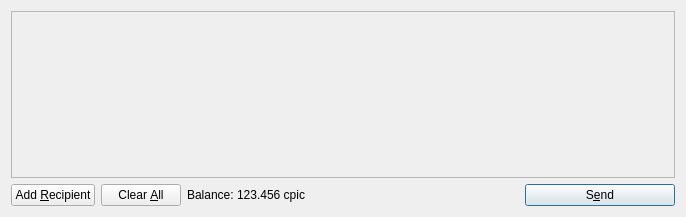
<?xml version="1.0" encoding="UTF-8"?>
<ui version="4.0">
 <class>SendCoinsDialog</class>
 <widget class="QDialog" name="SendCoinsDialog">
  <property name="geometry">
   <rect>
    <x>0</x>
    <y>0</y>
    <width>686</width>
    <height>217</height>
   </rect>
  </property>
  <property name="windowTitle">
   <string>Send Coins</string>
  </property>
  <layout class="QVBoxLayout" name="verticalLayout">
   <item>
    <widget class="QScrollArea" name="scrollArea">
     <property name="widgetResizable">
      <bool>true</bool>
     </property>
     <widget class="QWidget" name="scrollAreaWidgetContents">
      <property name="geometry">
       <rect>
        <x>0</x>
        <y>0</y>
        <width>666</width>
        <height>165</height>
       </rect>
      </property>
      <layout class="QVBoxLayout" name="verticalLayout_2">
       <property name="margin">
        <number>0</number>
       </property>
       <item>
        <layout class="QVBoxLayout" name="entries">
         <property name="spacing">
          <number>6</number>
         </property>
        </layout>
       </item>
       <item>
        <spacer name="verticalSpacer">
         <property name="orientation">
          <enum>Qt::Vertical</enum>
         </property>
         <property name="sizeHint" stdset="0">
          <size>
           <width>20</width>
           <height>40</height>
          </size>
         </property>
        </spacer>
       </item>
      </layout>
     </widget>
    </widget>
   </item>
   <item>
    <layout class="QHBoxLayout" name="horizontalLayout">
     <item>
      <widget class="QPushButton" name="addButton">
       <property name="toolTip">
        <string>Send to multiple recipients at once</string>
       </property>
       <property name="text">
        <string>Add &amp;Recipient</string>
       </property>
       <property name="icon">
        <iconset resource="../bitcoin.qrc">
         <normaloff>:/icons/add</normaloff>:/icons/add</iconset>
       </property>
       <property name="autoDefault">
        <bool>false</bool>
       </property>
      </widget>
     </item>
     <item>
      <widget class="QPushButton" name="clearButton">
       <property name="sizePolicy">
        <sizepolicy hsizetype="Minimum" vsizetype="Fixed">
         <horstretch>0</horstretch>
         <verstretch>0</verstretch>
        </sizepolicy>
       </property>
       <property name="toolTip">
        <string>Remove all transaction fields</string>
       </property>
       <property name="text">
        <string>Clear &amp;All</string>
       </property>
       <property name="icon">
        <iconset resource="../bitcoin.qrc">
         <normaloff>:/icons/remove</normaloff>:/icons/remove</iconset>
       </property>
       <property name="autoRepeatDelay">
        <number>300</number>
       </property>
       <property name="autoDefault">
        <bool>false</bool>
       </property>
      </widget>
     </item>
     <item>
      <layout class="QHBoxLayout" name="horizontalLayout_2">
       <property name="spacing">
        <number>3</number>
       </property>
       <item>
        <widget class="QLabel" name="label">
         <property name="text">
          <string>Balance:</string>
         </property>
        </widget>
       </item>
       <item>
        <widget class="QLabel" name="labelBalance">
         <property name="cursor">
          <cursorShape>IBeamCursor</cursorShape>
         </property>
         <property name="text">
          <string>123.456 cpic</string>
         </property>
         <property name="textInteractionFlags">
          <set>Qt::LinksAccessibleByMouse|Qt::TextSelectableByKeyboard|Qt::TextSelectableByMouse</set>
         </property>
        </widget>
       </item>
      </layout>
     </item>
     <item>
      <spacer name="horizontalSpacer">
       <property name="orientation">
        <enum>Qt::Horizontal</enum>
       </property>
       <property name="sizeHint" stdset="0">
        <size>
         <width>40</width>
         <height>20</height>
        </size>
       </property>
      </spacer>
     </item>
     <item>
      <widget class="QPushButton" name="sendButton">
       <property name="minimumSize">
        <size>
         <width>150</width>
         <height>0</height>
        </size>
       </property>
       <property name="toolTip">
        <string>Confirm the send action</string>
       </property>
       <property name="text">
        <string>S&amp;end</string>
       </property>
       <property name="icon">
        <iconset resource="../bitcoin.qrc">
         <normaloff>:/icons/send</normaloff>:/icons/send</iconset>
       </property>
       <property name="default">
        <bool>true</bool>
       </property>
      </widget>
     </item>
    </layout>
   </item>
  </layout>
 </widget>
 <resources>
  <include location="../bitcoin.qrc"/>
 </resources>
 <connections/>
</ui>
